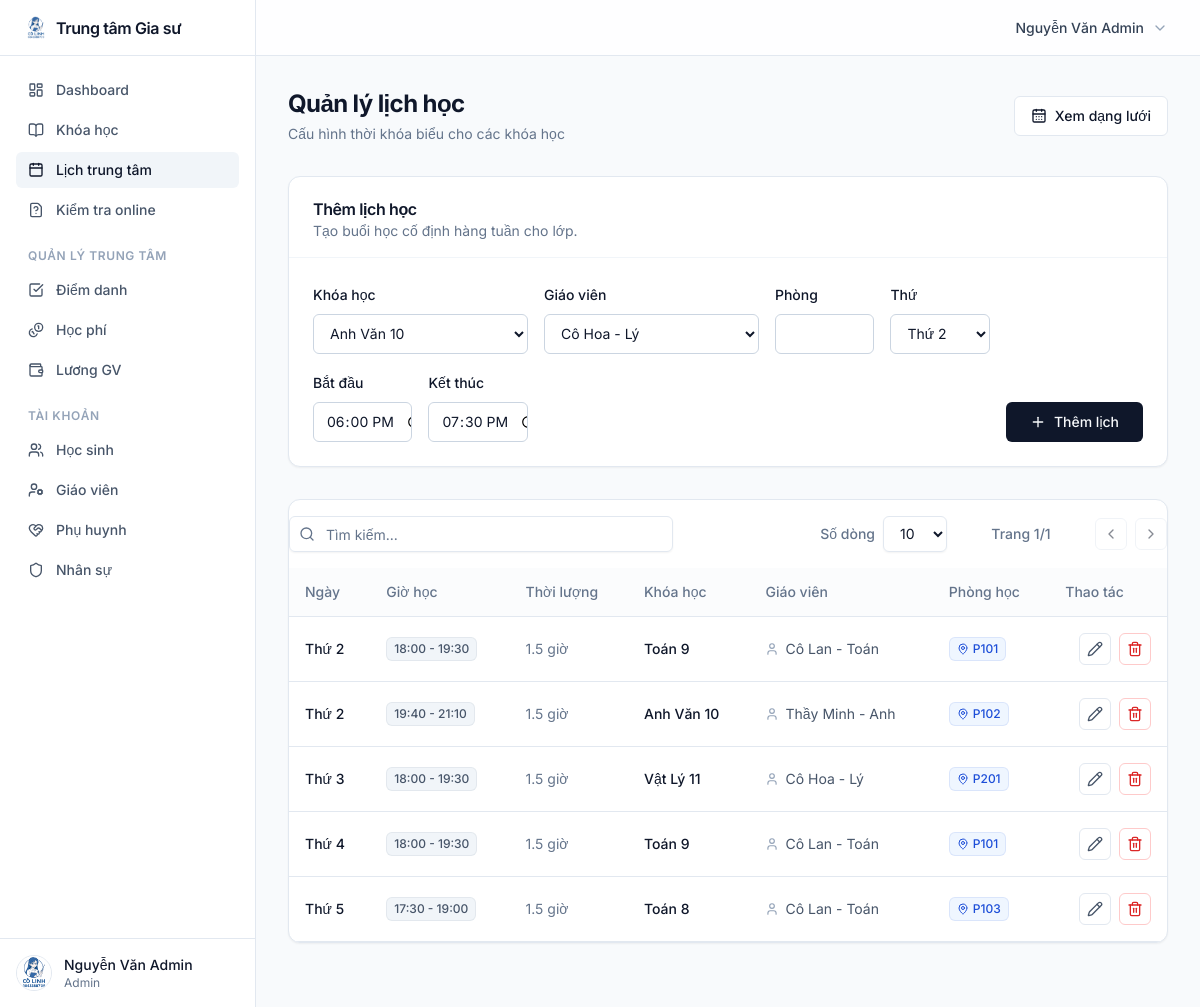
The app's page /schedules (signed in) with its own data.
### app.py (models this page shows, shortened)
class User(db.Model, UserMixin):
    id = db.Column(db.Integer, primary_key=True)
    username = db.Column(db.String(80), unique=True, nullable=False)
    fullname = db.Column(db.String(100), nullable=False)
    user_code = db.Column(db.String(20), unique=True, nullable=False)
    role = db.Column(db.String(20), nullable=False, default="student")
    phone = db.Column(db.String(20))
    parent_phone = db.Column(db.String(20))
    birth_date = db.Column(db.Date)
    position = db.Column(db.String(100))
    password_hash = db.Column(db.String(255))
    is_active = db.Column(db.Boolean, default=True)
    avatar = db.Column(db.String(100), default="default.jpg")
    salary_rate_per_hour = db.Column(db.Integer, default=0)
    linked_student_id = db.Column(db.Integer, db.ForeignKey("user.id"))
    linked_student = db.relationship("User", remote_side=[id], uselist=False)
    courses_taught = db.relationship("Course", back_populates="teacher", foreign_keys="Course.teacher_id")
    schedules = db.relationship("Schedule", back_populates="teacher", foreign_keys="Schedule.teacher_id")
    enrollments = db.relationship("Enrollment", back_populates="student", foreign_keys="Enrollment.student_id")

class Schedule(db.Model):
    id = db.Column(db.Integer, primary_key=True)
    course_id = db.Column(db.Integer, db.ForeignKey("course.id"), nullable=False)
    teacher_id = db.Column(db.Integer, db.ForeignKey("user.id"), nullable=False)
    classroom = db.Column(db.String(40), nullable=False)
    weekday = db.Column(db.Integer, nullable=False)
    start_time = db.Column(db.Time, nullable=False)
    end_time = db.Column(db.Time, nullable=False)
    duration_hours = db.Column(db.Float, nullable=False)
    course = db.relationship("Course", back_populates="schedules")
    teacher = db.relationship("User", back_populates="schedules", foreign_keys=[teacher_id])

class Course(db.Model):
    id = db.Column(db.Integer, primary_key=True)
    course_name = db.Column(db.String(120), nullable=False)
    subject = db.Column(db.String(80), nullable=False)
    teacher_id = db.Column(db.Integer, db.ForeignKey("user.id"))
    classroom = db.Column(db.String(40))
    description = db.Column(db.Text)
    tuition_amount = db.Column(db.Integer, default=0)
    tuition_type = db.Column(db.String(20), default="monthly")
    start_date = db.Column(db.Date)
    end_date = db.Column(db.Date)
    is_active = db.Column(db.Boolean, default=True)
    teacher = db.relationship("User", back_populates="courses_taught", foreign_keys=[teacher_id])
    schedules = db.relationship("Schedule", back_populates="course", cascade="all, delete-orphan")
    enrollments = db.relationship("Enrollment", back_populates="course", cascade="all, delete-orphan")
    tuition_payments = db.relationship("TuitionPayment", back_populates="course", cascade="all, delete-orphan")

### app.py (the view, shortened to what this page needs)
@app.route("/schedules", methods=["GET", "POST"])
@login_required
@manager_or_admin_required
def schedules():
    courses_list = Course.query.order_by(Course.course_name).all()
    teachers = User.query.filter_by(role="teacher").order_by(User.fullname).all()
    all_schedules = Schedule.query.order_by(Schedule.weekday, Schedule.start_time).all()
    return render_template("schedules.html", schedules=all_schedules, courses=courses_list, teachers=teachers)

### templates/schedules.html (shortened to what this page needs)
{% extends "layout.html" %}
{% block content %}
<div class="flex flex-col sm:flex-row sm:items-center justify-between gap-4 mb-8">
    <div>
        <h1 class="text-2xl font-bold tracking-tight text-slate-900">Quản lý lịch học</h1>
        <p class="text-sm text-slate-500 mt-1">Cấu hình thời khóa biểu cho các khóa học</p>
    </div>
    <a href="{{ url_for('center_timetable') }}" class="inline-flex items-center justify-center rounded-md text-sm font-medium transition-colors focus-visible:outline-none focus-visible:ring-2 border border-slate-200 bg-white hover:bg-slate-100 hover:text-slate-900 h-10 px-4">
        <i data-lucide="calendar-days" class="w-4 h-4 mr-2"></i> Xem dạng lưới
    </a>
</div>
<div class="rounded-xl border border-slate-200 bg-white shadow-sm overflow-hidden mb-8 max-w-6xl">
    <div class="p-6 pb-4 border-b border-slate-100">
        <h3 class="font-semibold leading-none tracking-tight">Thêm lịch học</h3>
        <p class="text-sm text-slate-500 mt-1">Tạo buổi học cố định hàng tuần cho lớp.</p>
    </div>
    <div class="p-6">
        <form method="post" class="flex flex-col lg:flex-row items-end gap-4">
            <div class="grid grid-cols-1 sm:grid-cols-2 md:grid-cols-6 gap-4 w-full">
                {% include "schedule_fields.html" %}
            </div>
            <button class="inline-flex items-center justify-center rounded-md text-sm font-medium transition-colors focus-visible:outline-none focus-visible:ring-2 focus-visible:ring-slate-950 bg-slate-900 text-slate-50 hover:bg-slate-900/90 h-10 px-6 whitespace-nowrap mt-4 lg:mt-0 w-full lg:w-auto">
                <i data-lucide="plus" class="w-4 h-4 mr-2"></i> Thêm lịch
            </button>
        </form>
    </div>
</div>
<div class="rounded-xl border border-slate-200 bg-white shadow-sm overflow-hidden mb-8">
    <div class="table-container" data-table-tools>
        <table class="shadcn-table">
            <thead class="bg-slate-50/50">
                <tr>
                    <th>Ngày</th>
                    <th>Giờ học</th>
                    <th>Thời lượng</th>
                    <th>Khóa học</th>
                    <th>Giáo viên</th>
                    <th>Phòng học</th>
                    <th class="text-right">Thao tác</th>
                </tr>
            </thead>
            <tbody>
            {% for s in schedules %}
            <tr class="transition-colors hover:bg-slate-50/50">
                <td class="font-medium text-slate-900">{{ WEEKDAYS[s.weekday] }}</td>
                <td>
                    <span class="inline-flex items-center rounded-md bg-slate-100 px-2 py-1 text-xs font-medium text-slate-600 ring-1 ring-inset ring-slate-500/10">
                        {{ s.start_time.strftime('%H:%M') }} - {{ s.end_time.strftime('%H:%M') }}
                    </span>
                </td>
                <td class="text-slate-500">{{ s.duration_hours }} giờ</td>
                <td class="font-medium text-slate-900">{{ s.course.course_name }}</td>
                <td class="text-slate-600">
                    <div class="flex items-center gap-1.5">
                        <i data-lucide="user" class="w-3.5 h-3.5 text-slate-400"></i>
                        {{ s.teacher.fullname }}
                    </div>
                </td>
                <td>
                    <span class="inline-flex items-center rounded-md bg-blue-50 px-2 py-1 text-xs font-medium text-blue-700 ring-1 ring-inset ring-blue-700/10">
                        <i data-lucide="map-pin" class="w-3 h-3 mr-1"></i>
                        {{ s.classroom }}
                    </span>
                </td>
                <td class="text-right">
                    <div class="flex items-center justify-end gap-2">
                        <a href="{{ url_for('edit_schedule', schedule_id=s.id) }}" class="inline-flex h-8 w-8 items-center justify-center rounded-md border border-slate-200 bg-transparent text-slate-600 hover:bg-slate-100 hover:text-slate-900 transition-colors" title="Sửa">
                            <i data-lucide="pencil" class="h-4 w-4"></i>
                        </a>
                        <form class="inline-block" method="post" action="{{ url_for('delete_schedule', schedule_id=s.id) }}" onsubmit="return confirm('Bạn có chắc muốn xóa lịch này không?')">
                            <button class="inline-flex h-8 w-8 items-center justify-center rounded-md border border-red-200 bg-transparent text-red-600 hover:bg-red-50 hover:text-red-700 transition-colors" title="Xóa">
                                <i data-lucide="trash-2" class="h-4 w-4"></i>
                            </button>
                        </form>
                    </div>
                </td>
            </tr>
            {% else %}
            <tr>
                <td colspan="7" class="h-24 text-center text-slate-500">Chưa có lịch học nào được tạo.</td>
            </tr>
            {% endfor %}
            </tbody>
        </table>
    </div>
</div>
{% endblock %}

### templates/layout.html (shortened to what this page needs)
<!doctype html>
<html lang="vi" class="antialiased">
<head>
    <script src="https://cdn.tailwindcss.com"></script>
</head>
<body class="bg-slate-50 text-slate-900 min-h-screen flex {% if current_user.is_authenticated %}logged-in{% endif %}">
    {% if current_user.is_authenticated %}
    <aside id="sidebar" class="fixed inset-y-0 left-0 z-50 w-64 bg-white border-r border-slate-200 flex flex-col transform -translate-x-full lg:translate-x-0 lg:static lg:shrink-0 h-screen">
        <div class="h-14 flex items-center px-6 border-b border-slate-200">
            <a href="{{ url_for('index') }}" class="flex items-center gap-2 font-semibold text-slate-900 tracking-tight">
                <img src="{{ url_for('static', filename='logo.png') }}" alt="Logo" class="w-6 h-6 rounded">
                <span>Trung tâm Gia sư</span>
            </a>
        </div>
        <nav class="flex-1 overflow-y-auto p-4 space-y-1">
            {% set current_path = request.path %}
            <a href="{{ url_for('index') }}" class="flex items-center gap-3 px-3 py-2 rounded-md text-sm font-medium transition-colors {% if current_path == url_for('index') %}bg-slate-100 text-slate-900{% else %}text-slate-600 hover:bg-slate-100 hover:text-slate-900{% endif %}">
                <i data-lucide="layout-dashboard" class="w-4 h-4"></i> Dashboard
            </a>
            <a href="{{ url_for('courses') }}" class="flex items-center gap-3 px-3 py-2 rounded-md text-sm font-medium transition-colors {% if current_path == url_for('courses') %}bg-slate-100 text-slate-900{% else %}text-slate-600 hover:bg-slate-100 hover:text-slate-900{% endif %}">
                <i data-lucide="book-open" class="w-4 h-4"></i> Khóa học
            </a>
            {% if current_user.role in ['admin', 'manager'] %}
                <a href="{{ url_for('schedules') }}" class="flex items-center gap-3 px-3 py-2 rounded-md text-sm font-medium transition-colors {% if current_path == url_for('schedules') %}bg-slate-100 text-slate-900{% else %}text-slate-600 hover:bg-slate-100 hover:text-slate-900{% endif %}">
                    <i data-lucide="calendar" class="w-4 h-4"></i> Lịch trung tâm
                </a>
                <a href="{{ url_for('exam_list') }}" class="flex items-center gap-3 px-3 py-2 rounded-md text-sm font-medium transition-colors {% if current_path == url_for('exam_list') %}bg-slate-100 text-slate-900{% else %}text-slate-600 hover:bg-slate-100 hover:text-slate-900{% endif %}">
                    <i data-lucide="file-question" class="w-4 h-4"></i> Kiểm tra online
                </a>
                <div class="pt-4 pb-1">
                    <p class="px-3 text-xs font-semibold text-slate-400 uppercase tracking-wider">Quản lý trung tâm</p>
                </div>
                <a href="{{ url_for('attendance') }}" class="flex items-center gap-3 px-3 py-2 rounded-md text-sm font-medium transition-colors {% if current_path.startswith('/attendance') %}bg-slate-100 text-slate-900{% else %}text-slate-600 hover:bg-slate-100 hover:text-slate-900{% endif %}">
                    <i data-lucide="check-square" class="w-4 h-4"></i> Điểm danh
                </a>
                <a href="{{ url_for('tuition') }}" class="flex items-center gap-3 px-3 py-2 rounded-md text-sm font-medium transition-colors {% if current_path.startswith('/tuition') %}bg-slate-100 text-slate-900{% else %}text-slate-600 hover:bg-slate-100 hover:text-slate-900{% endif %}">
                    <i data-lucide="coins" class="w-4 h-4"></i> Học phí
                </a>
                <a href="{{ url_for('payroll') }}" class="flex items-center gap-3 px-3 py-2 rounded-md text-sm font-medium transition-colors {% if current_path.startswith('/payroll') %}bg-slate-100 text-slate-900{% else %}text-slate-600 hover:bg-slate-100 hover:text-slate-900{% endif %}">
                    <i data-lucide="wallet" class="w-4 h-4"></i> Lương GV
                </a>
                <div class="pt-4 pb-1">
                    <p class="px-3 text-xs font-semibold text-slate-400 uppercase tracking-wider">Tài khoản</p>
                </div>
                <a href="{{ url_for('manage_users', role_name='students') }}" class="flex items-center gap-3 px-3 py-2 rounded-md text-sm font-medium transition-colors {% if 'role_name=students' in request.url %}bg-slate-100 text-slate-900{% else %}text-slate-600 hover:bg-slate-100 hover:text-slate-900{% endif %}">
                    <i data-lucide="users" class="w-4 h-4"></i> Học sinh
                </a>
                <a href="{{ url_for('manage_users', role_name='teachers') }}" class="flex items-center gap-3 px-3 py-2 rounded-md text-sm font-medium transition-colors {% if 'role_name=teachers' in request.url %}bg-slate-100 text-slate-900{% else %}text-slate-600 hover:bg-slate-100 hover:text-slate-900{% endif %}">
                    <i data-lucide="user-cog" class="w-4 h-4"></i> Giáo viên
                </a>
                <a href="{{ url_for('manage_users', role_name='parents') }}" class="flex items-center gap-3 px-3 py-2 rounded-md text-sm font-medium transition-colors {% if 'role_name=parents' in request.url %}bg-slate-100 text-slate-900{% else %}text-slate-600 hover:bg-slate-100 hover:text-slate-900{% endif %}">
                    <i data-lucide="heart-handshake" class="w-4 h-4"></i> Phụ huynh
                </a>
                <a href="{{ url_for('manage_users', role_name='staff') }}" class="flex items-center gap-3 px-3 py-2 rounded-md text-sm font-medium transition-colors {% if 'role_name=staff' in request.url %}bg-slate-100 text-slate-900{% else %}text-slate-600 hover:bg-slate-100 hover:text-slate-900{% endif %}">
                    <i data-lucide="shield" class="w-4 h-4"></i> Nhân sự
                </a>
            {% endif %}
        </nav>
        <div class="p-4 border-t border-slate-200">
            <div class="flex items-center gap-3">
                <img src="{{ url_for('static', filename='avatars/' + (current_user.avatar or 'default.jpg')) }}" class="w-9 h-9 rounded-full object-cover border border-slate-200" alt="Avatar">
                <div class="flex-1 min-w-0">
                    <p class="text-sm font-medium text-slate-900 truncate">{{ current_user.fullname }}</p>
                    <p class="text-xs text-slate-500 truncate capitalize">{{ ROLE_LABELS[current_user.role] }}</p>
                </div>
            </div>
        </div>
    </aside>
    {% endif %}
    <div class="flex-1 flex flex-col min-w-0 w-full">
        <header class="sticky top-0 z-30 flex h-14 items-center justify-between border-b border-slate-200 bg-white/80 backdrop-blur-sm px-4 sm:px-6">
            <div class="flex items-center gap-3 relative">
                {% if current_user.is_authenticated %}
                <button onclick="toggleUserDropdown()" class="flex items-center gap-2 text-sm font-medium text-slate-700 hover:text-slate-900 focus:outline-none h-8 px-2 rounded-md hover:bg-slate-100 transition-colors">
                    {{ current_user.fullname }}
                    <i data-lucide="chevron-down" class="w-4 h-4 text-slate-400"></i>
                </button>
                {% endif %}
            </div>
        </header>
        <main class="flex-1 p-4 sm:p-6 lg:p-8 w-full max-w-7xl mx-auto">
            {% block content %}{% endblock %}
        </main>
    </div>
</body>
</html>

### records on screen
User: avatar (picture), fullname "Nguyễn Văn Admin", role "Admin"
Schedule: weekday "Thứ 2", start_time "18:00", end_time "19:30", duration_hours "1.5", course.course_name "Toán 9", teacher.fullname "Cô Lan - Toán", classroom "P101"
Schedule: weekday "Thứ 2", start_time "19:40", end_time "21:10", duration_hours "1.5", course.course_name "Anh Văn 10", teacher.fullname "Thầy Minh - Anh", classroom "P102"
Schedule: weekday "Thứ 3", start_time "18:00", end_time "19:30", duration_hours "1.5", course.course_name "Vật Lý 11", teacher.fullname "Cô Hoa - Lý", classroom "P201"
Schedule: weekday "Thứ 4", start_time "18:00", end_time "19:30", duration_hours "1.5", course.course_name "Toán 9", teacher.fullname "Cô Lan - Toán", classroom "P101"
Schedule: weekday "Thứ 5", start_time "17:30", end_time "19:00", duration_hours "1.5", course.course_name "Toán 8", teacher.fullname "Cô Lan - Toán", classroom "P103"

### other values on screen
form field course_id "Anh Văn 10"
form field teacher_id "Cô Hoa - Lý"
form field weekday "Thứ 2"
